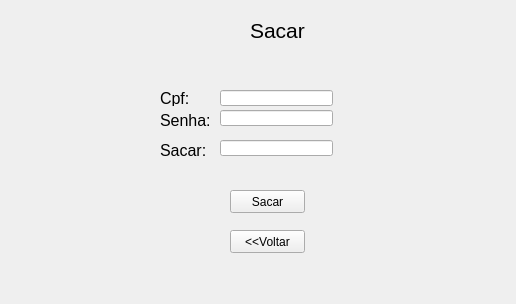
<?xml version="1.0" encoding="UTF-8"?>
<ui version="4.0">
 <class>Form</class>
 <widget class="QWidget" name="Form">
  <property name="geometry">
   <rect>
    <x>0</x>
    <y>0</y>
    <width>516</width>
    <height>304</height>
   </rect>
  </property>
  <property name="windowTitle">
   <string>Form</string>
  </property>
  <widget class="QLabel" name="label">
   <property name="geometry">
    <rect>
     <x>250</x>
     <y>10</y>
     <width>61</width>
     <height>41</height>
    </rect>
   </property>
   <property name="font">
    <font>
     <pointsize>16</pointsize>
    </font>
   </property>
   <property name="text">
    <string>Sacar</string>
   </property>
  </widget>
  <widget class="QLineEdit" name="lineEdit_2">
   <property name="geometry">
    <rect>
     <x>220</x>
     <y>140</y>
     <width>113</width>
     <height>16</height>
    </rect>
   </property>
  </widget>
  <widget class="QPushButton" name="pushButton">
   <property name="geometry">
    <rect>
     <x>230</x>
     <y>190</y>
     <width>75</width>
     <height>23</height>
    </rect>
   </property>
   <property name="text">
    <string>Sacar</string>
   </property>
  </widget>
  <widget class="QLabel" name="label_3">
   <property name="geometry">
    <rect>
     <x>160</x>
     <y>140</y>
     <width>71</width>
     <height>20</height>
    </rect>
   </property>
   <property name="font">
    <font>
     <pointsize>12</pointsize>
    </font>
   </property>
   <property name="text">
    <string>Sacar:</string>
   </property>
  </widget>
  <widget class="QLabel" name="label_4">
   <property name="geometry">
    <rect>
     <x>160</x>
     <y>90</y>
     <width>47</width>
     <height>16</height>
    </rect>
   </property>
   <property name="font">
    <font>
     <pointsize>12</pointsize>
    </font>
   </property>
   <property name="text">
    <string>Cpf:</string>
   </property>
  </widget>
  <widget class="QLabel" name="label_5">
   <property name="geometry">
    <rect>
     <x>160</x>
     <y>110</y>
     <width>71</width>
     <height>20</height>
    </rect>
   </property>
   <property name="font">
    <font>
     <pointsize>12</pointsize>
    </font>
   </property>
   <property name="text">
    <string>Senha:</string>
   </property>
  </widget>
  <widget class="QLineEdit" name="lineEdit_3">
   <property name="geometry">
    <rect>
     <x>220</x>
     <y>90</y>
     <width>113</width>
     <height>16</height>
    </rect>
   </property>
  </widget>
  <widget class="QLineEdit" name="lineEdit_4">
   <property name="geometry">
    <rect>
     <x>220</x>
     <y>110</y>
     <width>113</width>
     <height>16</height>
    </rect>
   </property>
  </widget>
  <widget class="QPushButton" name="pushButton_2">
   <property name="geometry">
    <rect>
     <x>230</x>
     <y>230</y>
     <width>75</width>
     <height>23</height>
    </rect>
   </property>
   <property name="text">
    <string>&lt;&lt;Voltar</string>
   </property>
  </widget>
 </widget>
 <resources/>
 <connections/>
</ui>
